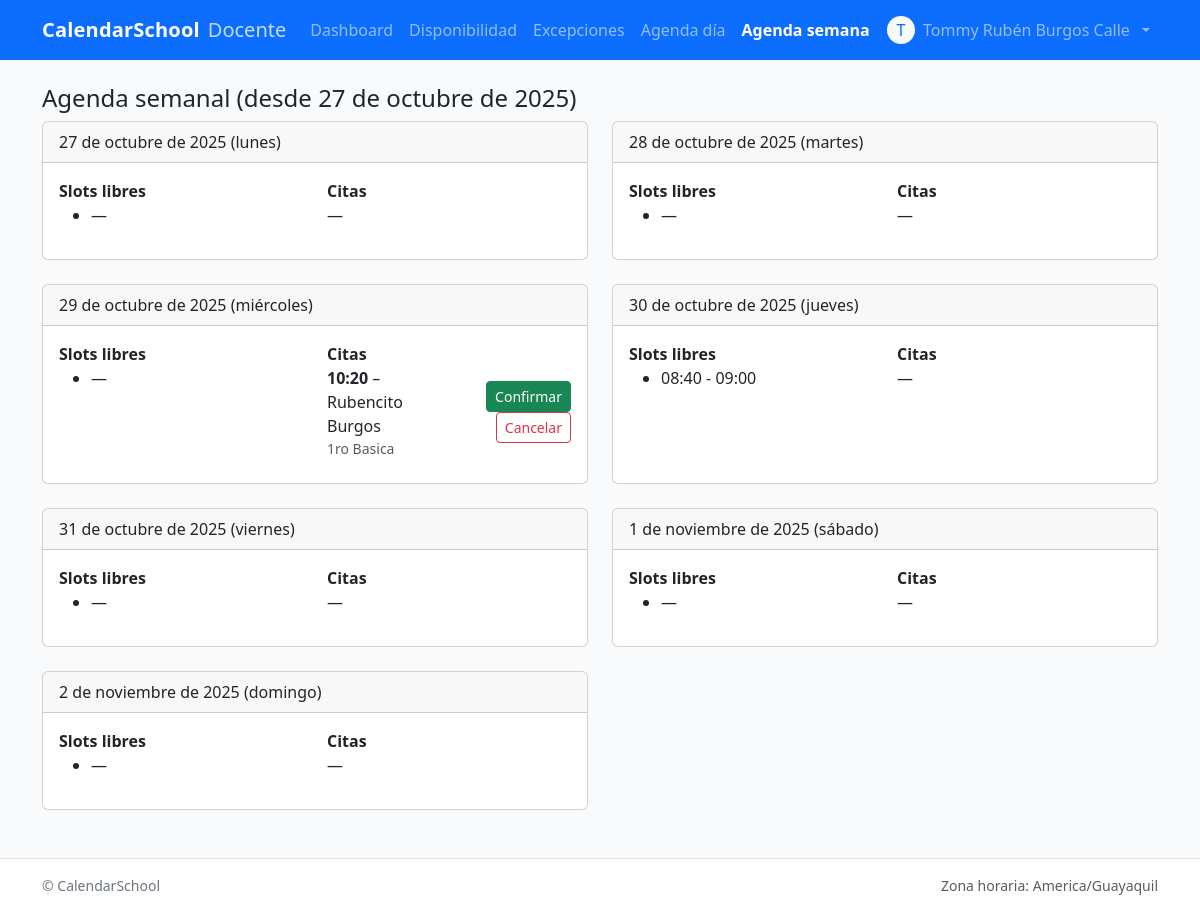
/turnos/docente/agenda/semana/ (signed in), run on the app's committed database.
### user/models.py (models this page shows, shortened)
class User(AbstractUser):
    cedula = models.CharField(
        max_length=20, unique=True, null=True, blank=True,
        validators=[RegexValidator(r"^\d{8,20}$", "Cédula inválida (8–20 dígitos).")]
    )
    email = models.EmailField(unique=True, null=True, blank=True)
    imgPerfil = models.ImageField(upload_to="users/", default="imageDefault.png")
    rol = models.ForeignKey("user.Rol", null=True, blank=True, on_delete=models.SET_NULL, related_name="usuarios")

### turnos/models.py (models this page shows, shortened)
class Cita(models.Model):
    docente = models.ForeignKey(
        PerfilDocente, on_delete=models.PROTECT, related_name="citas"
    )
    representante = models.ForeignKey(
        settings.AUTH_USER_MODEL, on_delete=models.PROTECT, related_name="citas"
    )
    curso_estudiante = models.CharField(max_length=100)   # p.ej. "8vo A", "2do BGU"
    nombre_estudiante = models.CharField(max_length=120)  # nombre del representado
    motivo = models.TextField()
    inicio = models.DateTimeField()
    fin = models.DateTimeField()
    estado = models.CharField(
        max_length=12, choices=EstadoCita.choices, default=EstadoCita.PENDIENTE
    )
    creada_en = models.DateTimeField(auto_now_add=True)
    cancelada_por = models.ForeignKey(
        settings.AUTH_USER_MODEL,
        null=True,
        blank=True,
        on_delete=models.SET_NULL,
        related_name="citas_canceladas",
    )
    motivo_cancelacion = models.CharField(max_length=255, blank=True)
    estudiante = models.ForeignKey(
        'turnos.Estudiante',
        null=True, blank=True,
        on_delete=models.SET_NULL,
        related_name="citas"
    )
    class Meta:
        verbose_name = "Cita"
        verbose_name_plural = "Citas"
        ordering = ("docente", "inicio")
        constraints = [
            models.UniqueConstraint(
                fields=["docente", "inicio", "fin"], name="unica_cita_docente_rango"
            ),
            models.CheckConstraint(
                check=models.Q(fin__gt=models.F("inicio")), name="cita_fin_gt_inicio"
            ),
        ]
        indexes = [
            models.Index(fields=["docente", "inicio"]),
            models.Index(fields=["estado"]),
            models.Index(fields=["inicio"]),
        ]

### user/decorators.py (the view)
        def _wrapped(request, *args, **kwargs):
            u = request.user
            if not u.is_authenticated:
                messages.error(request, "Debes iniciar sesión.")
                return redirect("login")
            if not getattr(u, "rol", None) or (u.rol and u.rol.nombre != nombre_rol):
                messages.error(request, "No tienes permisos para ver esta sección.")
                return redirect("dashboard")  # o a donde prefieras
            return view_func(request, *args, **kwargs)

### turnos/services.py (called while the page is built)
def _merge(intervalos: List[Intervalo]) -> List[Intervalo]:
    if not intervalos: return []
    xs = sorted(intervalos, key=lambda x: x[0])
    res = [xs[0]]
    for s,e in xs[1:]:
        ls, le = res[-1]
        if s <= le:
            res[-1] = (ls, max(le, e))
        else:
            res.append((s,e))
    return res

def _subtract(a: List[Intervalo], b: List[Intervalo]) -> List[Intervalo]:
    res = []
    for s,e in a:
        cur_start = s
        for bs,be in b:
            if be <= cur_start or bs >= e:
                continue
            if bs > cur_start:
                res.append((cur_start, bs))
            cur_start = max(cur_start, be)
            if cur_start >= e:
                break
        if cur_start < e:
            res.append((cur_start, e))
    return res

def _split_en_bloques(intervalos: List[Intervalo], minutos: int) -> List[datetime]:
    starts = []
    for s,e in intervalos:
        t = s
        while t + timedelta(minutes=minutos) <= e:
            starts.append(t)
            t += timedelta(minutes=minutos)
    return starts

### turnos/views_docente.py (called while the page is built)
@requiere_rol("Docente")
def agenda_semana(request):
    docente = get_object_or_404(PerfilDocente, usuario=request.user)
    base = timezone.localdate()
    di = base - timezone.timedelta(days=base.weekday())
    dias = [di + timezone.timedelta(days=i) for i in range(7)]
    minuto = docente.minutos_por_bloque or 20
    data = []
    for d in dias:
        starts = generar_slots(docente, d)
        slots = [(s, s + timezone.timedelta(minutes=minuto)) for s in starts]
        citas = Cita.objects.filter(docente=docente, inicio__date=d).order_by("inicio")
        data.append((d, slots, citas))
    return render(request, "docente/agenda_semana.html", {"data": data, "di": di})

### myApp/templates/docente/agenda_semana.html (shortened to what this page needs)
{% extends 'docente/base.html' %}
{% block content %}
<div class="container py-4">
  <h4>Agenda semanal (desde {{ di }})</h4>
  <div class="row">
    {% for d, slots, citas in data %}
      <div class="col-md-6 mb-4">
        <div class="card h-100">
          <div class="card-header">{{ d }} ({{ d|date:'l' }})</div>
          <div class="card-body">
            <div class="row">
              <div class="col-6">
                <strong>Slots libres</strong>
                <ul class="mb-3">
                  {% for ini, fin in slots %}
                    <li>{{ ini|date:'H:i' }} - {{ fin|date:'H:i' }}</li>
                  {% empty %}
                    <li>—</li>
                  {% endfor %}
                </ul>
              </div>
              <div class="col-6">
                <strong>Citas</strong>
                <ul class="list-unstyled mb-0">
                  {% for c in citas %}
                    <li class="mb-2">
                      <div class="d-flex justify-content-between align-items-center">
                        <div>
                          <strong>{{ c.inicio|date:'H:i' }}</strong>
                          – {{ c.nombre_estudiante }}
                          <small class="text-muted d-block">{{ c.curso_estudiante }}</small>
                        </div>
                        <div class="text-end">
                          {% if c.estado == "PENDIENTE" %}
                            <form method="post" action="{% url 'cita_confirmar' c.pk %}" class="d-inline">
                              <button class="btn btn-sm btn-success">Confirmar</button>
                            </form>
                            <a href="{% url 'cita_cancelar' c.pk %}" class="btn btn-sm btn-outline-danger">Cancelar</a>
                          {% elif c.estado == "CONFIRMADA" %}
                            <span class="badge bg-success">{{ c.get_estado_display }}</span>
                            <a href="{% url 'cita_cancelar' c.pk %}" class="btn btn-sm btn-outline-danger ms-2">Cancelar</a>
                          {% elif c.estado == "CANCELADA" %}
                            <span class="badge bg-secondary">{{ c.get_estado_display }}</span>
                          {% endif %}
                        </div>
                      </div>
                    </li>
                  {% empty %}
                    <li>—</li>
                  {% endfor %}
                </ul>
              </div>
            </div>
          </div>
        </div>
      </div>
    {% endfor %}
  </div>
</div>
{% endblock %}

### myApp/templates/docente/base.html (shortened to what this page needs)
{% load static %}
<!doctype html>
<html lang="es">
  <head>
    <link
      href="https://cdn.jsdelivr.net/npm/bootstrap@5.3.2/dist/css/bootstrap.min.css"
      rel="stylesheet"
    >
  </head>
  <body>
    <nav class="navbar navbar-expand-lg navbar-dark bg-primary">
      <div class="container">
        <a class="navbar-brand d-flex align-items-center gap-2" href="{% url 'dashboard_docente' %}">
          <strong>CalendarSchool</strong> <span class="opacity-75">Docente</span>
        </a>
        <div class="collapse navbar-collapse" id="mainNav">
          <ul class="navbar-nav me-auto mb-2 mb-lg-0">
            <li class="nav-item">
              <a class="nav-link {% if request.path == request.build_absolute_uri|cut:request.scheme|cut:'://'|cut:request.get_host and request.path == '/' %}active{% endif %}"
                 href="{% url 'dashboard_docente' %}">Dashboard</a>
            </li>
            <li class="nav-item">
              <a class="nav-link {% if request.resolver_match and request.resolver_match.url_name in 'disp_list disp_create' %}active{% endif %}"
                 href="{% url 'disp_list' %}">Disponibilidad</a>
            </li>
            <li class="nav-item">
              <a class="nav-link {% if request.resolver_match and request.resolver_match.url_name in 'exc_list exc_create' %}active{% endif %}"
                 href="{% url 'exc_list' %}">Excepciones</a>
            </li>
            <li class="nav-item">
              <a class="nav-link {% if request.resolver_match and request.resolver_match.url_name == 'agenda_dia' %}active{% endif %}"
                 href="{% url 'agenda_dia' %}">Agenda día</a>
            </li>
            <li class="nav-item">
              <a class="nav-link {% if request.resolver_match and request.resolver_match.url_name == 'agenda_semana' %}active{% endif %}"
                 href="{% url 'agenda_semana' %}">Agenda semana</a>
            </li>
          </ul>
          <ul class="navbar-nav ms-auto">
            <li class="nav-item dropdown">
              <a class="nav-link dropdown-toggle d-flex align-items-center gap-2" href="#" role="button" data-bs-toggle="dropdown" aria-expanded="false">
                <span class="avatar bg-light text-primary rounded-circle d-inline-flex justify-content-center align-items-center" style="width:28px;height:28px;">
                  {{ request.user.first_name|default:request.user.username|first|upper }}
                </span>
                <span class="d-none d-lg-inline">
                  {{ request.user.get_full_name|default:request.user.username }}
                </span>
              </a>
            </li>
          </ul>
        </div>
      </div>
    </nav>
    <main class="content-wrap">
      {% block content %}{% endblock %}
    </main>
    <footer class="py-3 border-top bg-white">
      <div class="container d-flex justify-content-between small">
        <span>© {{ now|date:"Y" }} CalendarSchool</span>
        <span class="text-muted">Zona horaria: America/Guayaquil</span>
      </div>
    </footer>
  </body>
</html>

### myApp/templates/docente/base.html (style rules this page uses)
body { background: #f8fafc; }
.navbar-brand strong { letter-spacing: .2px; }
.nav-link.active { font-weight: 600; }
.content-wrap { min-height: calc(100vh - 72px - 60px); }
footer { color: #6c757d; }

### data on the page
User: user.first_name|first "T", user.get_full_name "Tommy Rubén Burgos Calle"
Cita: inicio "10:20", nombre_estudiante "Rubencito Burgos", curso_estudiante "1ro Basica", estado "Confirmar"

### other printed values
{{ di }} "27 de octubre de 2025"
{{ d }} "27 de octubre de 2025" "28 de octubre de 2025" "29 de octubre de 2025" "30 de octubre de 2025" "31 de octubre de 2025" "1 de noviembre de 2025" "2 de noviembre de 2025"
{{ d|date:'l' }} "lunes" "martes" "miércoles" "jueves" "viernes" "sábado" "domingo"
{{ ini|date:'H:i' }} "08:40"
{{ fin|date:'H:i' }} "09:00"
